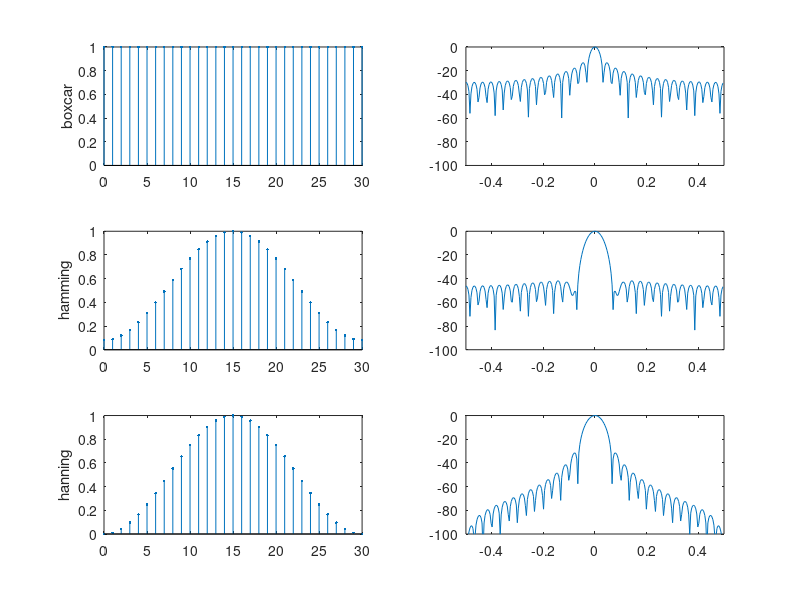

Write MATLAB code to recreate this figure.
clear all;
N = 31;
t = 0:N-1;

%boxcar
wb1 = boxcar(N);
[h1,w] = freqz(wb1,1,256,'whole',1);
subplot(321)
stem(t,wb1,'.');
ylabel('boxcar');
subplot(322)
h1=20*log10(abs(h1)/abs(h1(1)));
w = w-0.5;
plot(w,fftshift(h1));
axis([-0.5, 0.5, -100, 0]);

%hamming
wb2 = hamming(N);
[h2,w] = freqz(wb2,1,256,'whole',1);
subplot(323)
stem(t,wb2,'.');
ylabel('hamming');
subplot(324)
h2=20*log10(abs(h2)/abs(h2(1)));
w = w-0.5;
plot(w,fftshift(h2));
axis([-0.5, 0.5, -100, 0]);

%hanning
wb3 = hanning(N);
[h3,w] = freqz(wb3,1,256,'whole',1);
subplot(325)
stem(t,wb3,'.');
ylabel("hanning");
subplot(326)
h3=20*log10(abs(h3)/abs(h3(1)));
w = w-0.5;
plot(w,fftshift(h3));
axis([-0.5, 0.5, -100, 0]);